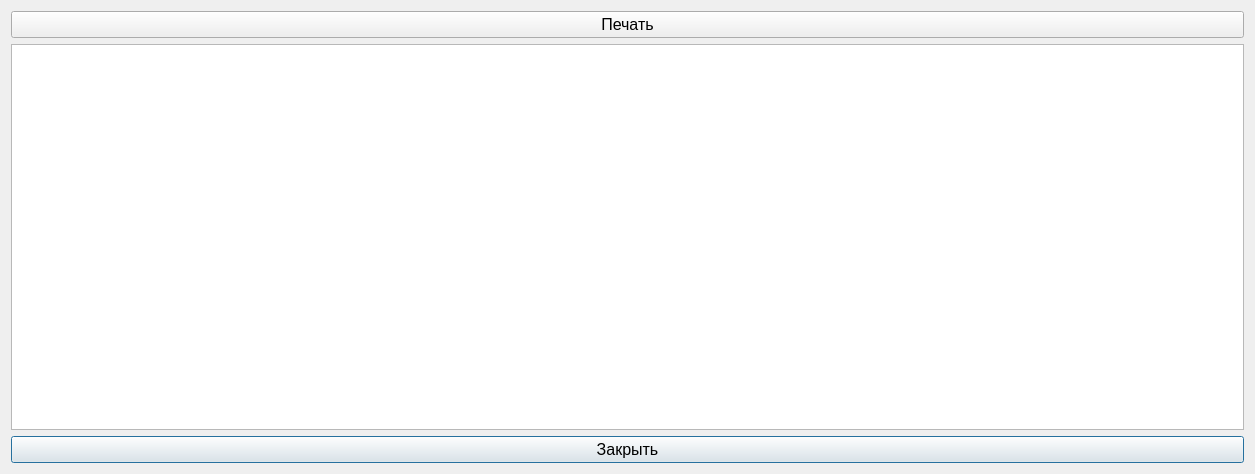
<?xml version="1.0" encoding="UTF-8"?>
<ui version="4.0">
 <class>Prosmotr_redaktirovanie_procentovok</class>
 <widget class="QDialog" name="Prosmotr_redaktirovanie_procentovok">
  <property name="geometry">
   <rect>
    <x>0</x>
    <y>0</y>
    <width>1255</width>
    <height>474</height>
   </rect>
  </property>
  <property name="windowTitle">
   <string>Dialog</string>
  </property>
  <layout class="QGridLayout" name="gridLayout">
   <item row="2" column="0" colspan="3">
    <widget class="QTableView" name="tableView_procentovkiStudenta">
     <property name="selectionMode">
      <enum>QAbstractItemView::SingleSelection</enum>
     </property>
     <property name="selectionBehavior">
      <enum>QAbstractItemView::SelectRows</enum>
     </property>
    </widget>
   </item>
   <item row="3" column="0" colspan="3">
    <widget class="QPushButton" name="pushButtonClose">
     <property name="font">
      <font>
       <pointsize>12</pointsize>
      </font>
     </property>
     <property name="text">
      <string>Закрыть</string>
     </property>
     <property name="icon">
      <iconset resource="resourses.qrc">
       <normaloff>:/img/img/cancel.png</normaloff>:/img/img/cancel.png</iconset>
     </property>
    </widget>
   </item>
   <item row="1" column="0" colspan="3">
    <widget class="QPushButton" name="pushButtonPrint">
     <property name="font">
      <font>
       <pointsize>12</pointsize>
      </font>
     </property>
     <property name="text">
      <string>Печать</string>
     </property>
     <property name="icon">
      <iconset resource="resourses.qrc">
       <normaloff>:/img/img/print.png</normaloff>:/img/img/print.png</iconset>
     </property>
    </widget>
   </item>
  </layout>
 </widget>
 <resources>
  <include location="resourses.qrc"/>
 </resources>
 <connections/>
</ui>
